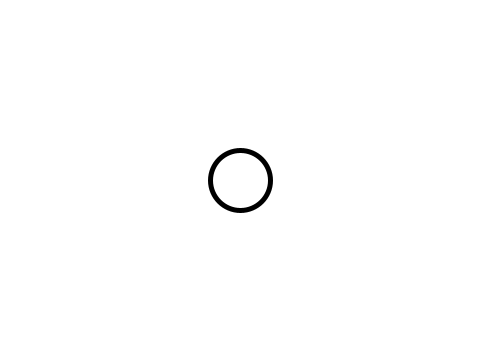
Frame 1 (no input)
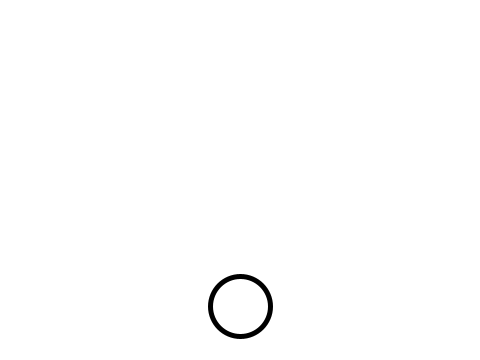
Frame 60 (the mouse pressed at the canvas centre just before this capture)
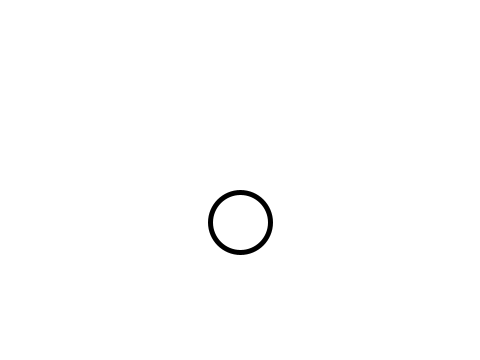
Frame 120 (the mouse held since frame 60 and released just before this capture)

The Processing sketch that drew these frames (run headless with seeded random() and noise(); from frame 60 on, the mouse is pressed at the canvas centre):

// Processing sketch: myBall
// ── myBall.pde
  //myBall
  class Ball {
      PVector location;
      PVector velocity;
      PVector acceleration;
      
      float radius = 30;
  
      Ball() {
          location = new PVector(width / 2, height / 2);
          velocity = new PVector(0, 0);
          acceleration = new PVector(0, 0.1);
      }
  
      void move() {
          velocity.add(acceleration);
          location.add(velocity);
  
          //오른쪽 벽에 닿이면
          if (location.x > width - radius) {
              location.x = width - radius;
              velocity.x = - velocity.x;
          }
          //왼쪽 벽에 닿이면
          else if (location.x < 0 + radius) {
              location.x = radius;
              velocity.x = - velocity.x;
          }
          //아래쪽 바닥에 닿이면
          if (location.y > height - radius) {
              location.y = height - radius;
              velocity.y = - 0.9 * velocity.y;
          }
          //위쪽 천장에 닿이면
          else if (location.y < 0 + radius) {
              location.y = radius;
              velocity.y = - 0.9 * velocity.y;
          }
      }
  
      void display() {
          strokeWeight(5);
          ellipseMode(RADIUS);
          ellipse(location.x, location.y, radius, radius);
          println("acceleration:" + acceleration.x + ", " + acceleration.y);
      }
  }
  
  Ball ball;
  void setup() {
      size(480, 360);
      smooth();
      background(255);
      ball = new Ball();
  }
  
  void draw() {
      background(255);
      ball.move();
      ball.display();
  }
